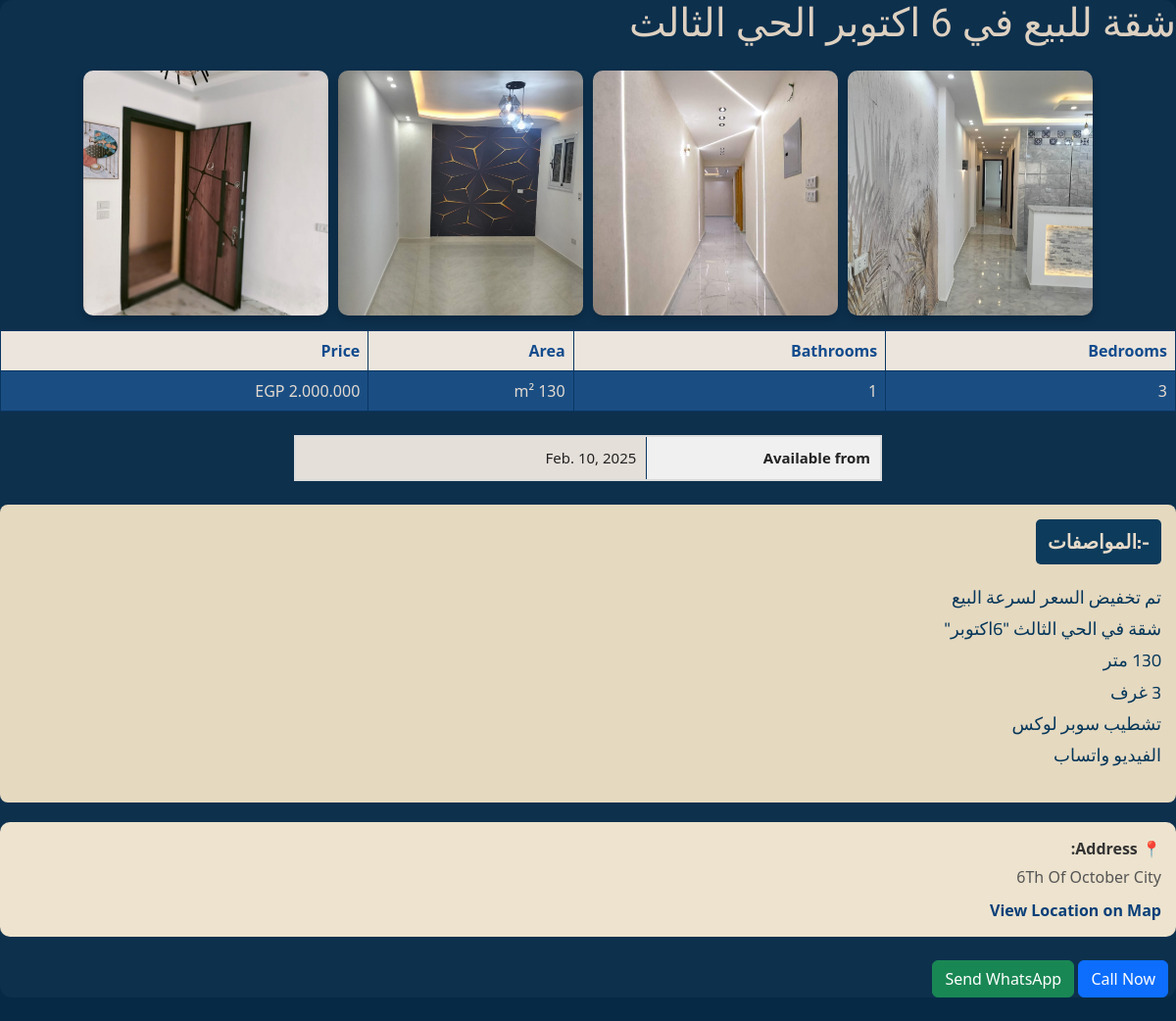
/properties/property/شقة-للبيع-في-6-اكتوبر-3غرف/, run on the app's committed database.
### properties/models.py (models this page shows, shortened)
class Property(models.Model):
    SALE = 'sale'
    RENT = 'rent'
    CATEGORY_CHOICES = [
        (SALE, 'بيع'),
        (RENT, 'إيجار'),
    ]
    PROPERTY_TYPE_CHOICES = [
        ('apartment', 'Apartment'),
        ('villa', 'Villa'),
        ('penthouse', 'Penthouse'),
        ('basement', 'Basement'),
        ('roof', 'Roof'),
        ('building', 'Building'),
        ('mall', 'Mall'),
        ('office', 'Office'),
        ('clinic', 'Clinic'),
        ('duplex', 'Duplex'),
        ('land', 'Land'),
        ('Store' , 'Store'),
    ]
    title = models.CharField(max_length=200)
    slug = models.CharField(max_length=200, unique=True, blank=True)
    description = models.TextField()
    price = models.DecimalField(max_digits=10, decimal_places=2)
    location = models.CharField(max_length=100)
    area = models.PositiveIntegerField(help_text="Area in square meters")
    rooms = models.PositiveIntegerField(default=1)
    bathrooms = models.PositiveIntegerField(default=1)
    category = models.CharField(
        max_length=10,
        choices=CATEGORY_CHOICES,
        default=SALE,
    )
    available_from = models.DateField(null=True, blank=True)
    property_type = models.CharField(max_length=20, choices=PROPERTY_TYPE_CHOICES)
    number_of_floors = models.PositiveIntegerField(null=True, blank=True)
    units_count = models.PositiveIntegerField(null=True, blank=True)
    has_elevator = models.BooleanField(default=False)
    created_at = models.DateTimeField(auto_now_add=True)
    amenities = models.TextField(blank=True, help_text="Comma-separated amenities")
    is_available = models.BooleanField(default=True, verbose_name="availabl?")
    display_order = models.IntegerField(default=0)
    class Meta:
        ordering = ['display_order']

class PropertyImage(models.Model):
    property = models.ForeignKey(Property, on_delete=models.CASCADE, related_name='images')
    image = models.ImageField(upload_to='property_images/')

### properties/views.py (called while the page is built)
def property_detail(request, slug):
    property = get_object_or_404(Property,slug=slug)
    formatted_price = intcomma(int(property.price)).replace(",", ".")
    amenities_list = property.amenities.split(',') if property.amenities else []
    return render(request, 'properties/property_detail.html', {
        'property': property,
        'formatted_price': formatted_price,
        'amenities_list': amenities_list,
    })

### properties/templates/properties/property_detail.html (shortened to what this page needs)
{% load static %}
{% load humanize %}
<!DOCTYPE html>
<html>
<head>
    <link href="https://cdn.jsdelivr.net/npm/bootstrap@5.3.3/dist/css/bootstrap.min.css" rel="stylesheet">
    <link rel="stylesheet" href="{% static 'css/style.css' %}">
</head>
<body class="property-detail-body" style="text-align: right;">
    <div class="custom-card">
            <h1 class="mb-4 property-title">{{ property.title }}</h1>
            <div class="card-images">
                {% for image in property.images.all %}
                  <img src="{{ image.image.url }}" alt="صورة العقار" class="property-image">
                {% empty %}
                  <p>لا توجد صور لهذا العقار</p>
                {% endfor %}
              </div>
            <table class="table table-bordered custom-table mb-4" style="max-width: 600px; margin: 0 auto;">
                <thead class="custom-thead">
                    <tr>
                        {% if property.property_type == "building" or property.property_type == "villa" %}
                            <th>Floors</th>
                            <th>Apartments</th>
                        {% else %}
                            <th>Bedrooms</th>
                            <th>Bathrooms</th>
                        {% endif %}
                        <th>Area</th>
                        <th>Price</th>
                    </tr>
                </thead>
                <tbody class="custom-tbody">
                    <tr>
                        {% if property.property_type == "building" or property.property_type == "villa" %}
                            <td>{{ property.number_of_floors }}</td>
                            <td>{{ property.units_count }}</td>
                        {% else %}
                            <td>{{ property.rooms }}</td>
                            <td>{{ property.bathrooms }}</td>
                        {% endif %}
                        <td>{{ property.area }} m²</td>
                        <td>{{ formatted_price }} EGP</td>
                    </tr>
                </tbody>
            </table>
            <table class="table table-bordered property-detail-table mb-4" style="max-width: 600px; margin: 0 auto;">
                <tbody class="custom-table">
                    {% if property.available_from %}
                    <tr>
                        <th>Available from</th>
                        <td>{{ property.available_from }}</td>
                    </tr>
                    {% endif %}
                </tbody>
            </table>
            <div class="property-specs-container">
                <div class="property-specs-label">-:المواصفات</div>
                <div class="property-description">{{ property.description|linebreaks }}</div>
            </div>
            <div class="property-location">
                <label class="location-label">📍 Address:</label>
                <p class="location-text">{{ property.location }}</p>
                <a class="location-link" href="https://www.google.com/maps/search/?api=1&query={{ property.location|urlencode }}" target="_blank">
                    View Location on Map
                </a>
            </div>
            <div class="mb-4 mt-4">
                <a href="tel:+201119202829" class="btn btn-primary me-2">Call Now</a>                <a href="https://wa.me/2001119202829?text=مرحباً، أريد الاستفسار عن {{ property.title }}" target="_blank" class="btn btn-success">Send WhatsApp
</a>
            </div>
        </div>
</body>
</html>

### properties/static/css/style.css (style rules this page uses)
* { box-sizing: border-box; }
.custom-card { background-color: #0d304d !important; color: rgb(240, 217, 188); direction: rtl; text-align: right; border-radius: 12px; border: none; }
.property-detail-body { min-height: 100vh; background-color: #062a46 !important; color: #fff; }
.custom-table { background-color: #3062a3; color: #e3dede; }
.property-detail-body { background-color: #0e3657; }
.property-specs-container { background-color: #e5d9c0; padding: 15px; border-radius: 8px; margin-top: 20px; margin-bottom: 20px; }
.property-specs-label { background-color: #0d3b5c; color: #e7dbca; padding: 8px 12px; border-radius: 5px; font-size: 20px; font-weight: bold; margin-bottom: 10px; display: inline-block; font-family: 'Cairo', sans-serif; }
.property-description { direction: rtl; font-family: 'Cairo', sans-serif; font-size: 18px; line-height: 1.8; color: #053659; margin-top: 8px; text-align: right; }
.custom-table { border: 1px solid #e6e4de; width: 100% !important; max-width: 100% !important; }
.custom-thead th { background-color: #ece5dd !important; color: #124b8d !important; }
.custom-tbody td { background-color: #1a4e83 !important; color: #e3dad1 !important; }
.custom-table th, .custom-table td { border: 1px solid #0a3662 !important; }
.property-location { background-color: #ede3ce; border-radius: 10px; padding: 15px; margin: 20px 0; max-width: 100%; text-align: right; direction: rtl; }
.location-label { font-weight: bold; font-size: 16px; color: #333; display: block; }
.location-text { margin: 5px 0 10px; color: #555; }
.location-link { color: #093f78; text-decoration: none; font-weight: bold; display: inline-block; }
.property-title { font-family: 'Amiri', serif; font-size: 40px; font-weight: 200; color: #ded1c1; text-align: right; margin-bottom: 15px; }
.property-detail-table { background-color: #fdfdfd; border: 2px solid #dcdcdc; border-radius: 8px; color: #333; font-size: 15px; direction: rtl; }
.property-detail-table th { background-color: #f0f0f0; color: #222; padding: 10px; width: 40%; text-align: right; }
.property-detail-table td { background-color: #e5dfd9; color: #222; padding: 10px; text-align: right; }
.card-images { display: flex; flex-direction: row; justify-content: center; gap: 10px; margin-bottom: 15px; width: 100%; flex-wrap: wrap; }
.card-images img { width: 100%; max-width: 250px; height: 250px; flex-shrink: 0; object-fit: cover; border-radius: 10px; display: block; }
.property-image { width: 100%; height: 250px; object-fit: cover; border-radius: 10px 10px 0 0; display: block; box-shadow: 0 4px 8px rgba(0, 0, 0, 0.2); }
.property-image { width: 100%; height: 100%; object-fit: cover; object-position: center; display: block; }

### data on the page
Property: title "شقة للبيع في 6 اكتوبر الحي الثالث", rooms "3", bathrooms "1", available_from "Feb. 10, 2025", description "تم تخفيض السعر لسرعة البيع شقة في الحي الثالث \"6اكتوبر\" 130 متر 3 غرف تشطيب سوبر لوكس الفيديو واتساب", location "6Th Of October City"
PropertyImage: image (picture)
PropertyImage: image (picture)
PropertyImage: image (picture)
PropertyImage: image (picture)
